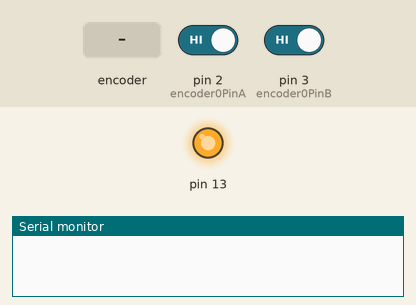
Recording of a sketch running on a simulated Arduino Uno, built with avr-gcc and run on an emulated ATmega328P. On the bench: output pins drawn as LEDs (lit = HIGH), the last lines printed to the serial monitor. Dashed ring = blinking. Inputs (shaded band) come from the test bench; at power-on: pin 2 (encoder0PinA) HIGH, pin 3 (encoder0PinB) HIGH.

Above: at 1.2 s.
1.3 s: rotary encoder on pin 2 (encoder0PinA) / pin 3 (encoder0PinB) turned 3 steps (first pin leading)
At 1.51 s:
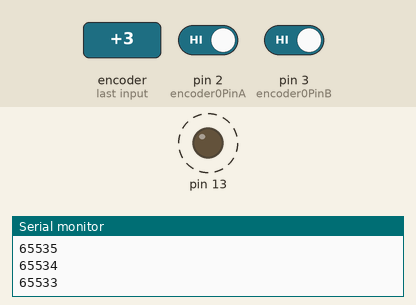
Timing chart, 0 to 4.3 s (numbered marks = the images above; inputs shaded):
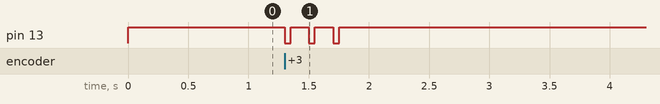

Measured:
- after the input at 1.3 s, pin 13: alternates HIGH for 0.15 s and LOW for 0.05 s, 6 changes in all, then stays HIGH, starting at once

The sketch:

Encoder.ino
```cpp
#define encoder0PinA 2
#define encoder0PinB 3

volatile unsigned int encoder0Pos = 0;
static boolean rotating=false;

void setup() {
  pinMode(encoder0PinA, INPUT);
  digitalWrite(encoder0PinA, HIGH);
  pinMode(encoder0PinB, INPUT);
  digitalWrite(encoder0PinB, HIGH);

  attachInterrupt(0, rotEncoder, CHANGE);
  Serial.begin (115200);
   pinMode(13, OUTPUT);
}

void rotEncoder(){
  rotating=true;
  // If a signal change (noise or otherwise) is detected
  // in the rotary encoder, the flag is set to true
}

void loop() {
  while(rotating) {
    delay(2);
    // When signal changes we wait 2 milliseconds for it to
    // stabilise before reading (increase this value if there
    // still bounce issues)
    if (digitalRead(encoder0PinA) == digitalRead(encoder0PinB)) {
      encoder0Pos++;
    }
    else {
      encoder0Pos--;
    }
    rotating=false; // Reset the flag back to false
    Serial.println(encoder0Pos);
  }

  if(encoder0Pos%2 == 0) digitalWrite(13,HIGH);
    else digitalWrite(13,LOW);
}
```
